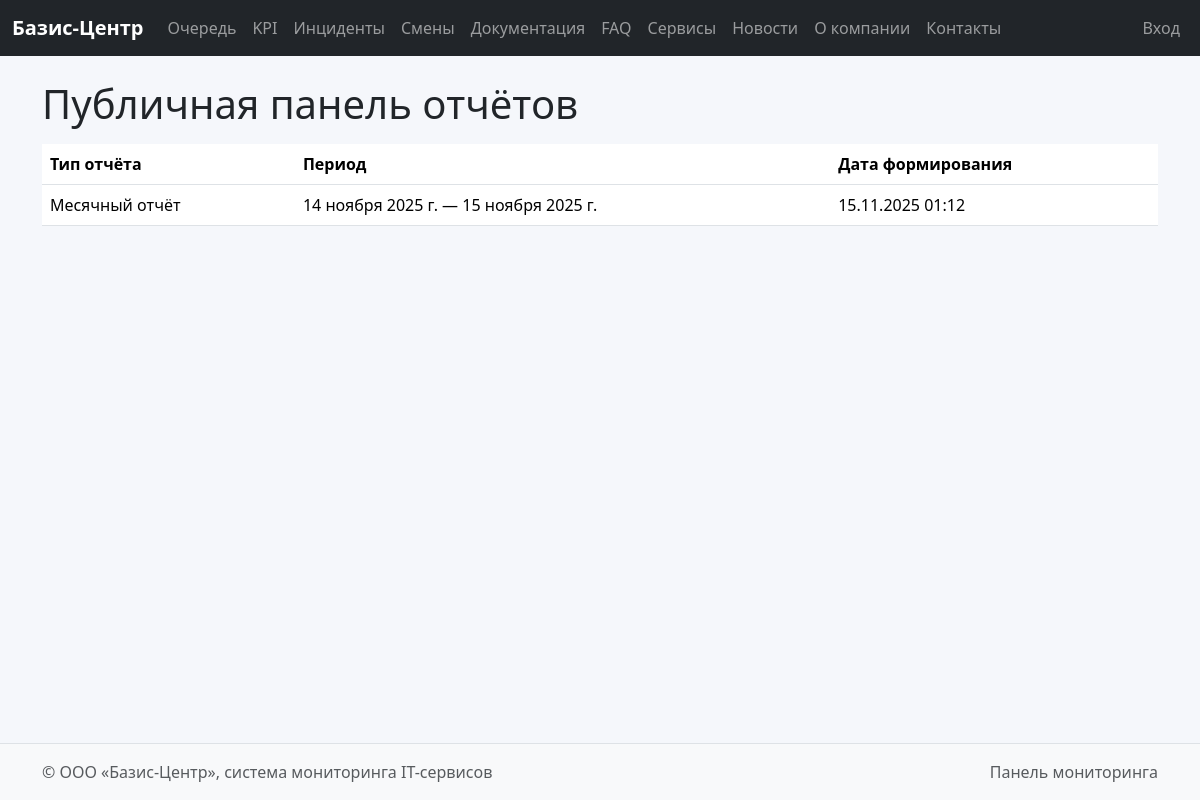
/public-reports/, run on the app's committed database.
### dashboard/models.py (models this page shows, shortened)
class Report(models.Model):
    REPORT_TYPES = [
        ('monthly', 'Месячный отчёт'),
        ('weekly', 'Недельный отчёт'),
        ('daily', 'Дневной отчёт'),
    ]
    report_type = models.CharField(max_length=50, choices=REPORT_TYPES)
    period_from = models.DateField()
    period_to = models.DateField()
    file = models.FileField(upload_to='reports/')
    created_at = models.DateTimeField(auto_now_add=True)
    author = models.ForeignKey(User, on_delete=models.SET_NULL, null=True)

### core/views.py (the view)
# urls.py: path('public-reports/', views.public_reports, name='public_reports'),
def public_reports(request):
    reports = Report.objects.order_by('-created_at')[:20]
    return render(request, 'core/public_reports.html', {'reports': reports})

### templates/core/public_reports.html (shortened to what this page needs)
{% extends 'base.html' %}
{% block content %}
<h1 class="mb-3">Публичная панель отчётов</h1>
<table class="table">
  <thead><tr><th>Тип отчёта</th><th>Период</th><th>Дата формирования</th></tr></thead>
  <tbody>
    {% for r in reports %}
    <tr>
      <td>{{ r.get_report_type_display }}</td>
      <td>{{ r.period_from }} — {{ r.period_to }}</td>
      <td>{{ r.created_at|date:"d.m.Y H:i" }}</td>
    </tr>
    {% empty %}
    <tr><td colspan="3" class="text-center text-muted">Пока нет опубликованных отчётов.</td></tr>
    {% endfor %}
  </tbody>
</table>
{% endblock %}

### static/css/style.css (style rules this page uses)
body { background-color:#f5f7fb; }

### data on the page
Report: report_type "Месячный отчёт", period_from "14 ноября 2025 г.", period_to "15 ноября 2025 г.", created_at "15.11.2025 01:12"
